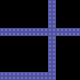

Rendered tile map (Tiled .tmx) drawn with the repository's tilesets; below, a short description and the map source with its tile grids summarised:
An orthogonal 20x20 tile map with 4x4 px tiles, 1 tile layer (Tile Layer 1), 2 tilesets.

<map version="1.0" orientation="orthogonal" renderorder="right-down" width="20" height="20" tilewidth="4" tileheight="4" nextobjectid="1">
 <tileset firstgid="1" name="Map_Cell" tilewidth="4" tileheight="4" tilecount="1">
  <image source="../images/map/Map_Cell.png" width="4" height="4" />
 </tileset>
 <tileset firstgid="2" name="cells" tilewidth="4" tileheight="4" tilecount="1">
  <image source="../images/map/Map_Cell.png" width="4" height="4" />
 </tileset>
 <layer name="Tile Layer 1" width="20" height="20">
  <data>[400 cells, 100 non-empty, 1 distinct tile ids]</data>
 </layer>
</map>